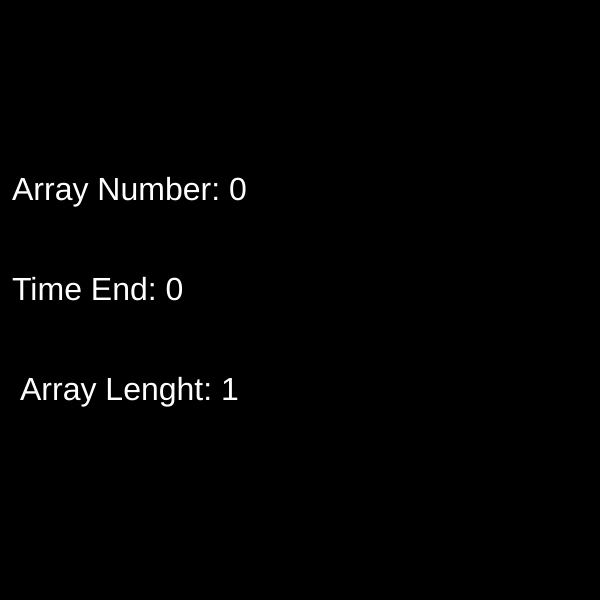
Frame 1 (no input)
Frame 60 (no input): identical to frame 1, image omitted
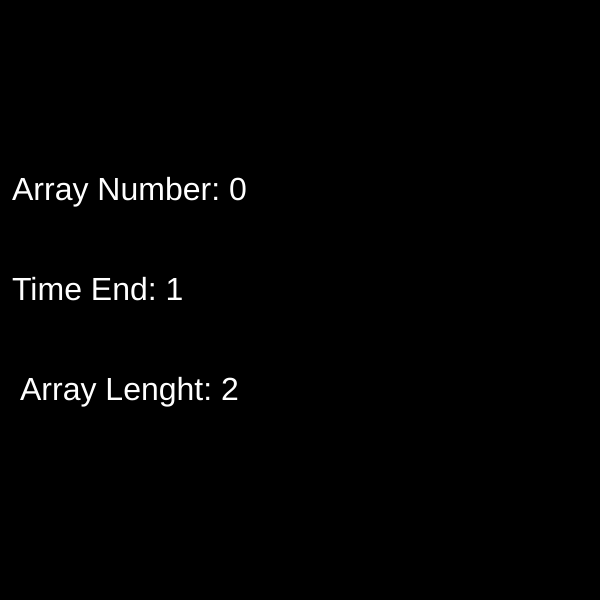
Frame 120 (the mouse pressed at the canvas centre since frame 60)

The p5.js sketch that drew these frames (run headless with seeded random() and noise() and a simulated clock; from frame 60 on, the mouse is pressed at the canvas centre):

// p5.js sketch
// ── sketch.js
var nums = ["0"];
var index = 0,  
	timeEnd = 0;

function setup() {
	createCanvas(600, 600);
}

function draw() {
	background(0);
	fill(255);
	textSize(32);
	text("Array Number: "+nums[index], 12, 200);
	text("Time End: " + timeEnd, 12, 300);
	text("Array Lenght: "+nums.length.toString(), 20, 400);
}

function mousePressed () {
	index = index + 1;

	if (index == nums.length) {
		index = 0;
		let newValue = (ceil((random([nums.length], [ceil(mouseX)]).toString())));
		nums.push(newValue);
		timeEnd = timeEnd + 1;
		console.log(newValue);
	}
}
